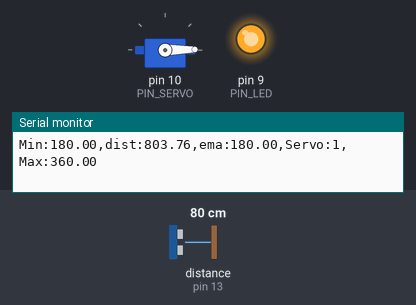
Simulated run of this sketch. Board: Arduino Uno, built with avr-gcc and run on an emulated ATmega328P. Shown: servo, output pins drawn as LEDs (lit = HIGH), the last lines printed to the serial monitor. Wiring (inferred from the names in the program): ultrasonic range finder: trigger pin 12; echo pin 13. The test bench sets the inputs (shaded band); at power-on: distance to the obstacle (sensor on pin 13) 80 cm. The echo pulse lasts 58.3 µs per cm; pins used as bus, display or sensor lines are not drawn.

Above: at 1.2 s.
1.3 s: distance to the obstacle (sensor on pin 13) set to 35 cm
At 1.45 s:
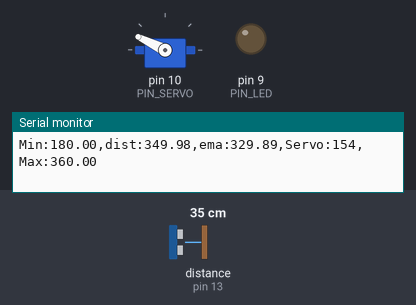
At 2.8 s:
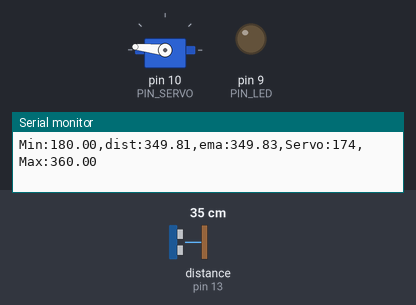
3.1 s: distance to the obstacle (sensor on pin 13) set to 2 cm
At 4.0 s:
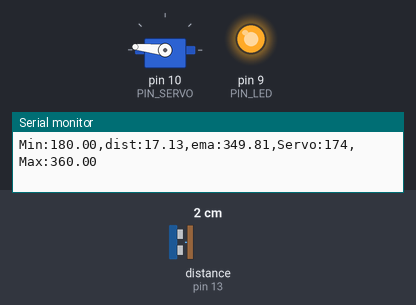
Timing chart, 0 to 6.1 s (numbered marks = the images above; inputs shaded):
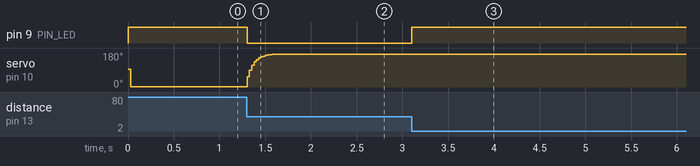

The sketch:

11P07.ino
```cpp
#include <Servo.h>

// Arduino pin assignment
#define PIN_LED   9
#define PIN_TRIG  12
#define PIN_ECHO  13
#define PIN_SERVO 10

// configurable parameters for sonar
#define SND_VEL 346.0
#define INTERVAL 25
#define PULSE_DURATION 10
#define _DIST_MIN 180.0
#define _DIST_MAX 360.0

#define TIMEOUT ((INTERVAL / 2) * 1000.0)
#define SCALE (0.001 * 0.5 * SND_VEL)

#define _EMA_ALPHA 0.3

// Target Distance
#define _TARGET_LOW  250.0
#define _TARGET_HIGH 290.0

// duty duration for myservo.writeMicroseconds()
#define _DUTY_MIN 550
#define _DUTY_MAX 2450
#define _DUTY_NEU ((_DUTY_MIN + _DUTY_MAX) / 2)

// global variables
float dist_ema, dist_prev = _DIST_MIN;
unsigned long last_sampling_time = 0;
unsigned long duty_control;
Servo myservo;

void setup() {
  pinMode(PIN_LED, OUTPUT);
  pinMode(PIN_TRIG, OUTPUT);
  pinMode(PIN_ECHO, INPUT);

  digitalWrite(PIN_TRIG, LOW);
  digitalWrite(PIN_LED, HIGH);

  myservo.attach(PIN_SERVO);
  myservo.writeMicroseconds(_DUTY_NEU);

  dist_prev = _DIST_MIN;
  dist_ema = _DIST_MIN;

  Serial.begin(57600);
}

void loop() {
  float dist_raw, dist_filtered;

  if (millis() - last_sampling_time < INTERVAL)
    return;

  dist_raw = USS_measure(PIN_TRIG, PIN_ECHO);

  // Range filter
  if ((dist_raw == 0.0) || (dist_raw > _DIST_MAX)) {
    dist_filtered = dist_prev;
    digitalWrite(PIN_LED, HIGH);
  }
  else if (dist_raw < _DIST_MIN) {
    dist_filtered = dist_prev;
    digitalWrite(PIN_LED, HIGH);
  }
  else {
    dist_filtered = dist_raw;
    dist_prev = dist_raw;
    digitalWrite(PIN_LED, LOW);
  }

  // EMA filter
  dist_ema = (dist_filtered * _EMA_ALPHA)
           + (1 - _EMA_ALPHA) * dist_ema;

  // Servo control
  if (dist_ema <= _DIST_MIN) {
    duty_control = _DUTY_MIN;
  }
  else if (dist_ema < _DIST_MAX) {
    duty_control = _DUTY_MIN
                 + (_DUTY_MAX - _DUTY_MIN)
                 * (dist_ema - _DIST_MIN)
                 / (_DIST_MAX - _DIST_MIN);
  }
  else {
    duty_control = _DUTY_MAX;
  }

  myservo.writeMicroseconds(duty_control);

  // Serial monitor
  Serial.print("Min:");
  Serial.print(_DIST_MIN);

  Serial.print(",dist:");
  Serial.print(dist_raw);

  Serial.print(",ema:");
  Serial.print(dist_ema);

  Serial.print(",Servo:");
  Serial.print(myservo.read());

  Serial.print(",Max:");
  Serial.print(_DIST_MAX);

  Serial.println("");

  last_sampling_time += INTERVAL;
}

// Ultrasonic sensor measurement
float USS_measure(int TRIG, int ECHO) {
  digitalWrite(TRIG, HIGH);
  delayMicroseconds(PULSE_DURATION);
  digitalWrite(TRIG, LOW);

  return pulseIn(ECHO, HIGH, TIMEOUT) * SCALE;
}
```

Measured:
- after the input at 1.3 s, pin 9 (PIN_LED): HIGH → LOW at once; servo on pin 10 (PIN_SERVO): moves from 1° to 174° over 0.30 s, starting at once
- after the input at 3.1 s, pin 9 (PIN_LED): LOW → HIGH at once
